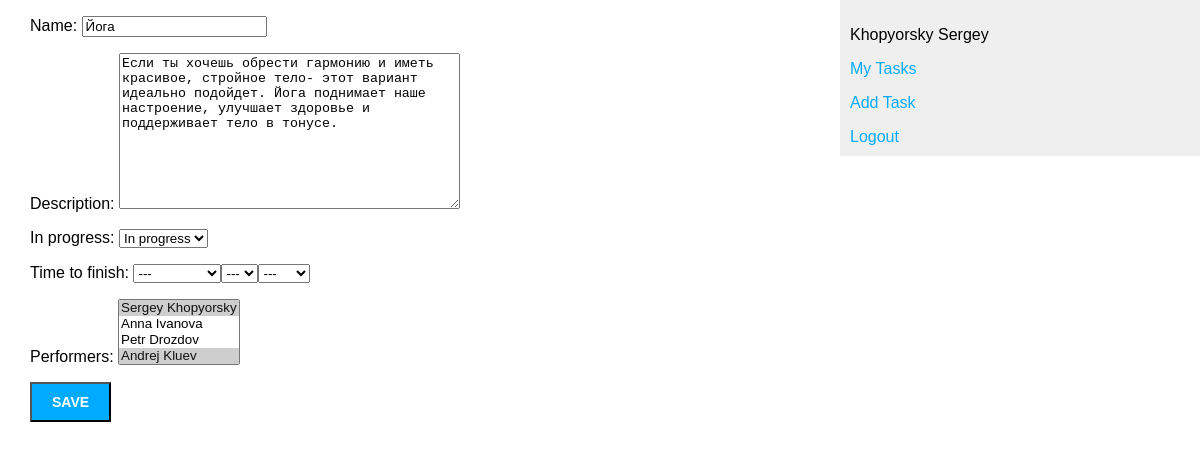
/task/joga/update/ (signed in), run on the app's committed database.
### tasks/models.py (models this page shows, shortened)
class Task(models.Model):
    class Status(models.TextChoices):
        IN_PROGRESS = 'PROG', 'In progress'
        IDLE = 'IDLE', 'Idle'
    name = models.CharField(max_length=100)
    detailed_descr = models.TextField(null=True, blank=True, verbose_name='description')
    slug = models.SlugField(max_length=100, unique_for_date='time_created')
    in_progress = models.CharField(max_length=4,
                                   choices=Status.choices,
                                   default=Status.IN_PROGRESS)
    created_by = models.ForeignKey(get_user_model(),
                                   on_delete=models.CASCADE,
                                   related_name='created_tasks',
                                   related_query_name='created_task',
                                   null=True)
    time_created = models.DateTimeField(auto_now_add=True)
    time_updated = models.DateTimeField(auto_now=True)
    time_to_finish = models.DateTimeField(null=True, blank=True)
    performers = models.ManyToManyField(get_user_model(),
                                        related_name='tasks',
                                        related_query_name='task')
    tags = TaggableManager(blank=True, related_name='tasks')
    objects = models.Manager()
    class Meta:
        ordering = ['-time_created']
        indexes = [
            models.Index(fields=['slug', 'time_created'])
        ]

### tasks/views.py (the view)
# urls.py: path('<slug:task_slug>/update/', UpdateTaskView.as_view(), name='update'),
class UpdateTaskView(LoginRequiredMixin, UpdateView):
    model = Task
    slug_url_kwarg = 'task_slug'
    template_name = 'tasks/update_task.html'
    form_class = TaskForm
    def get_form_kwargs(self):
        kwargs = super().get_form_kwargs()
        kwargs['update'] = True
        return kwargs

### tasks/forms.py
class TaskForm(forms.ModelForm):
    current_year = date.today().year
    time_to_finish = forms.DateTimeField(widget=forms.SelectDateWidget(
        years=(range(current_year, current_year + 5))),
        required=False)
    performers = forms.ModelMultipleChoiceField(required=False, label='Assistants', queryset=None)
    class Meta:
        model = Task
        fields = [
            'name',
            'detailed_descr',
            'in_progress',
            'time_to_finish',
            'performers',
            'tags'
        ]
    def __init__(self, *args, **kwargs):
        user = kwargs.pop('user') if 'user' in kwargs else None
        update = kwargs.pop('update') if 'update' in kwargs else None
        super(TaskForm, self).__init__(*args, **kwargs)
        if user:
            self.fields['performers'].queryset = get_user_model().objects.exclude(pk=user.pk)
        else:
            self.fields['performers'].queryset = get_user_model().objects.all()
        self.fields['performers'].label_from_instance = lambda obj: f"{obj.first_name} {obj.last_name}"
        if update:
            self.fields['performers'].label = 'Performers'

### templates/tasks/update_task.html (shortened to what this page needs)
{% extends 'base.html' %}
{%  block content %}
    <form method="post">
        {{ form.as_p }}
        <input type="submit" value="Save">
    </form>
{%  endblock content %}

### templates/base.html (shortened to what this page needs)
{%  load static %}
<!DOCTYPE html>
<html>
<head>
    <link href="{% static 'css/tasks.css' %}" rel="stylesheet">
</head>
<body>
    <div id="content">
    {% block content %}
    {% endblock content %}
    </div>
    <div id="sidebar">
        {% if user.is_authenticated %}
            <p>{{ user.last_name }} {{ user.first_name }}</p>
            <p><a href="{% url 'tasks:tasks' %}">My Tasks</a></p>
            <p><a href="{% url 'tasks:add_task' %}">Add Task</a></p>
            <form method="post" action="{%  url 'users:logout' %}">
                <a href="#" onclick="parentNode.submit();">Logout</a>
            </form>
        {% else %}
            <p>
            You should <a href="{% url 'users:login' %}">log in</a> or
            <a href="{%  url 'users:signup' %}">sign up</a>.
            </p>
        {% endif %}
    </div>
</body>
</html>

### static/css/tasks.css (style rules this page uses)
body { margin: 0; padding: 0; font-family: helvetica, sans-serif; }
a { color: #00abff; text-decoration: none; }
#content { float: left; width: 60%; padding: 0 0 0 30px; }
#sidebar { float: right; width: 30%; padding: 10px; background: #efefef; height: 100%; }
input[type=submit] { font-weight: bold; background: #00abff; color: #fff; padding: 10px 20px; font-size: 14px; text-transform: uppercase; }
* { box-sizing: border-box; }

### data on the page
Task: name "Йога", detailed_descr "Если ты хочешь обрести гармонию и иметь красивое, стройное тело- этот вариант идеально подойдет. Йога поднимает наше настроение, улучшает здоровье и поддерживает тело в тонусе.", in_progress "In progress"

### other printed values
{{ user.last_name }} "Khopyorsky"
{{ user.first_name }} "Sergey"
